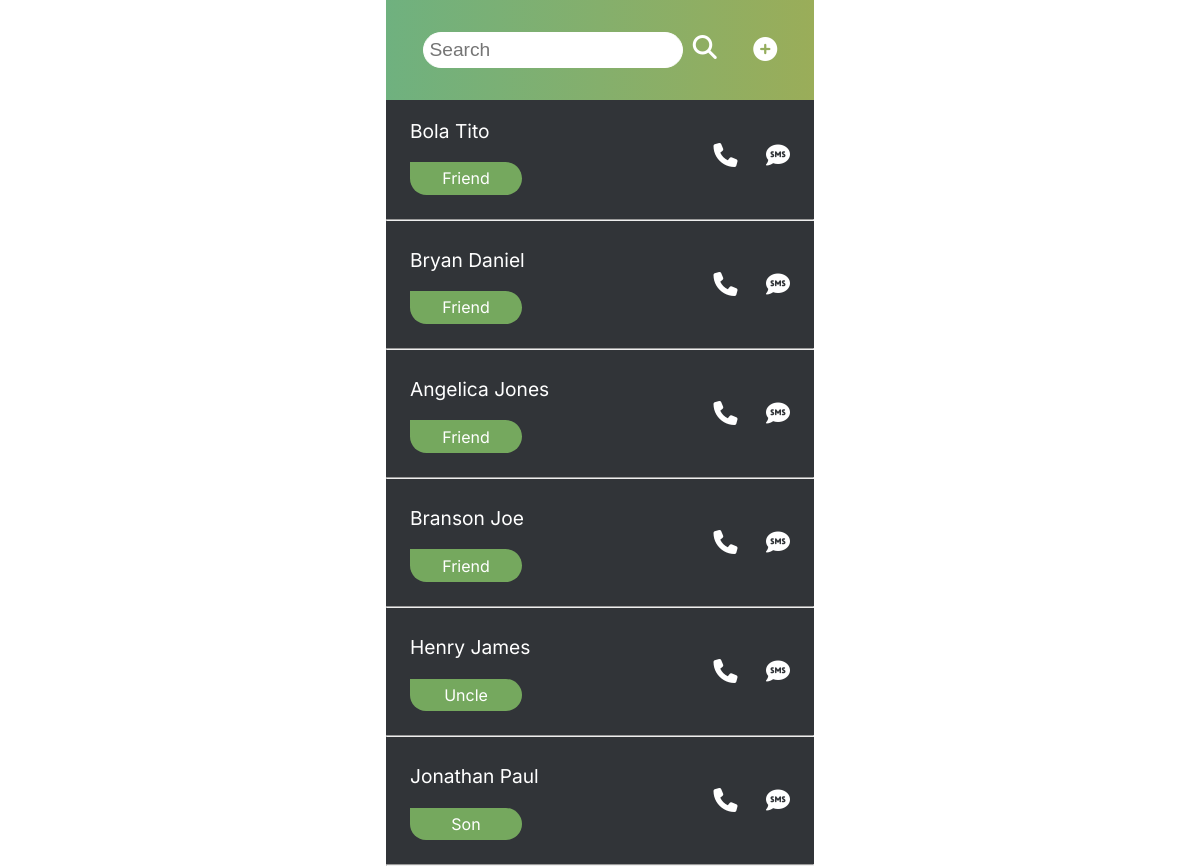
Before: / with the older database file.
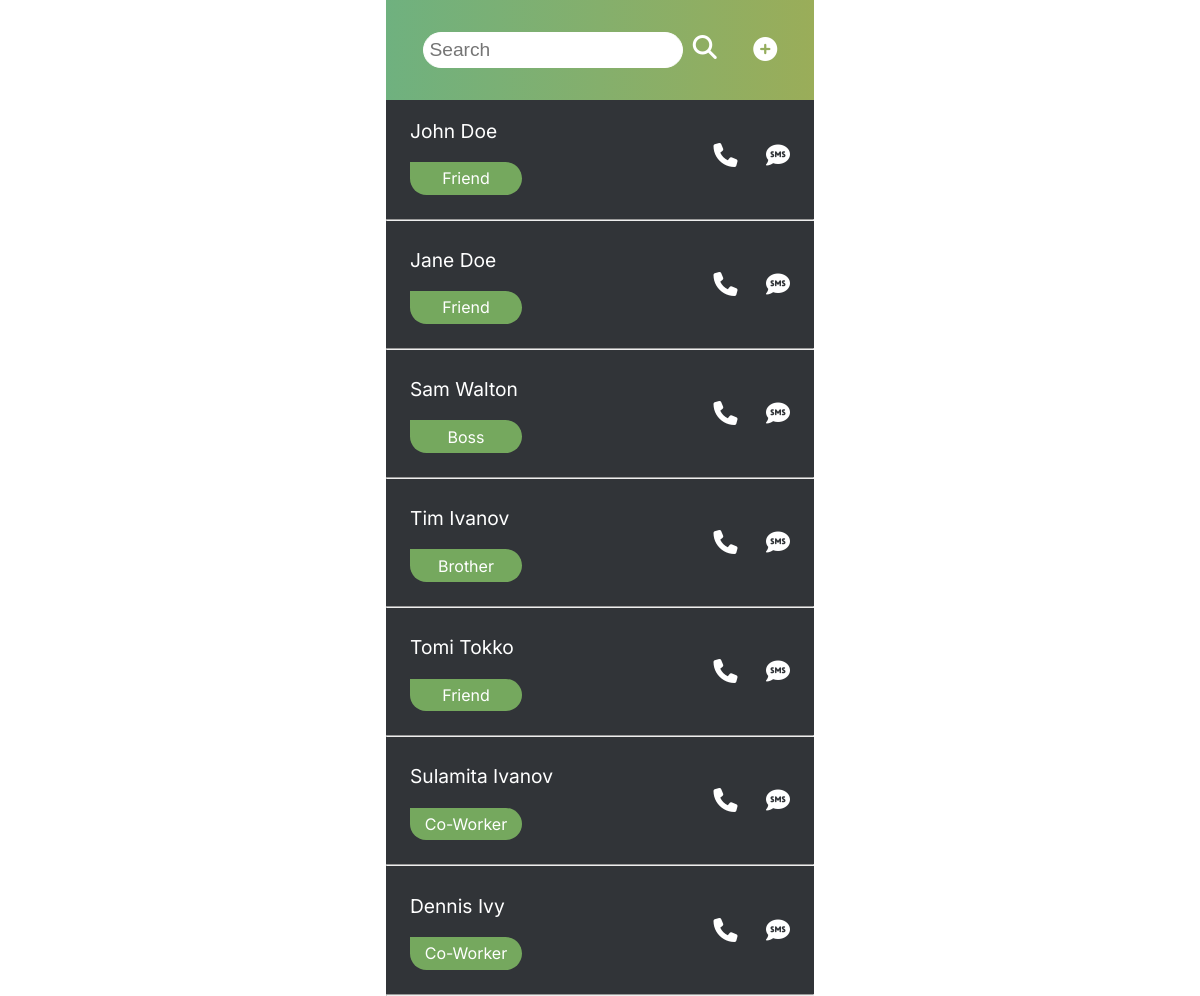
After: the same page with the newer database file.
### contacts/models.py (models this page shows, shortened)
class Contact(models.Model):
    full_name = models.CharField(max_length=250)
    relationship = models.CharField(max_length=250)
    email = models.EmailField(max_length=254)
    phone_number = models.CharField(max_length=20)
    address = models.CharField(max_length=1000)

### contacts/views.py (the view)
# urls.py: path('', views.index, name='index'),
def index(request):
    contacts = Contact.objects.all()
    search_input = request.GET.get('search-area')
    if search_input:
        contacts = Contact.objects.filter(full_name__icontains=search_input)
    else:
        contacts = Contact.objects.all()
        search_input = ''
    return render(request, 'index.html', {'contacts': contacts, 'search_input': search_input})

### templates/index.html (shortened to what this page needs)
{% load static %}
<!DOCTYPE html>
<html>
<head>
	<link rel="stylesheet" type="text/css" href="{% static 'style.css' %}">
</head>
<body>
	<div class="container">
		<header class="header">
			<form action="/" method="GET" class="search-bar" id='search-form'>
				<input type="search-name" class="contact-search" name="search-area" placeholder="Search"
					value={{search_input}}>
				<i onclick="document.getElementById('search-form').submit();" style="padding-left: 5px;"
					class="fas fa-search"></i>
			</form>
			<a href="{% url 'add-contact'  %}"><i class="fas fa-plus-circle add"></i></a>
		</header>
		<section class="contacts-library">
			<ul class="contacts-list">
				{% for contact in contacts reversed %}
				<a href="{% url 'profile' contact.id %}" style="text-decoration: none;">
					<div class="contact-section">
						<li class="list__item">
							<p class="contact-name">{{ contact.full_name | title }}</p>
							<p class="relationship">{{ contact.relationship | title }}</p>
						</li>
						<li id="call" class="list__item">
							<i class="fas fa-phone"></i>
							<i class="fas fa-sms text"></i>
						</li>
					</div>
				</a>
				<hr>
				{% empty %}
				<h3 style="color:#fff;padding:20px;">No contacts found..</h3>
				{% endfor %}
			</ul>
		</section>
	</div>
</body>
</html>

### static/style.css (style rules this page uses)
body { font-family: 'Inter', sans-serif; margin: 0; }
.container { max-width: 428px; margin: 0 auto; background-color: #313438; height: 100vh; }
a { text-decoration: none; }
.header { display: flex; justify-content: space-evenly; color: #fff; background: linear-gradient(90deg, rgba(111,177,127,1) 0%, rgba(154,173,89,1) 100%); padding: 2em 0; align-items: center; }
.contact-search { font-size: 1.2em; padding:.3em .3em; border-radius: 100px; border:1px solid white; outline: none; }
.contacts-library { background: #313438; }
.add { color: #fff; font-size: 1.5em; }
i { color: #fff; font-size: 1.5em; }
.contact-name { color: #fff; font-size: 1.2em; }
ul { margin: 0; padding: 0; width: 100%; }
hr { border: 1px solicontactd #494a4b; }
.list__item { list-style: none; }
.relationship { color: #fff; width: 6em; text-align: center; padding: .4em .5em; border-radius: 100px; border-top-left-radius: 0; background-color: #75A85E; }
.contact-section { display: flex; justify-content: space-between; align-items: center; padding: 0 1.5em; transition: 0.3s; }
.text { padding-left: 1em; }

Changed rows visible on the page:
removed Contact: full_name "Bola Tito", relationship "Friend"
changed Contact: full_name "Bryan Daniel" → "John Doe"
changed Contact: full_name "Angelica Jones" → "Jane Doe"
changed Contact: full_name "Branson Joe" → "Sam Walton"; relationship "Friend" → "Boss"
added Contact: full_name "Tim Ivanov", relationship "Brother"
changed Contact: full_name "Henry James" → "Tomi Tokko"; relationship "Uncle" → "Friend"
added Contact: full_name "Sulamita Ivanov", relationship "Co-Worker"
changed Contact: full_name "Jonathan Paul" → "Dennis Ivy"; relationship "Son" → "Co-Worker"
